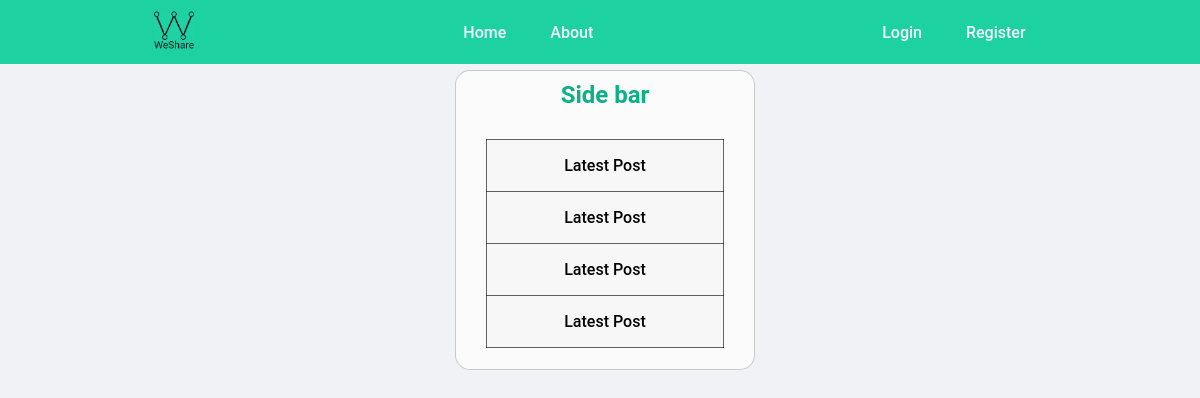
/home, run on an earlier commit of the app's database.
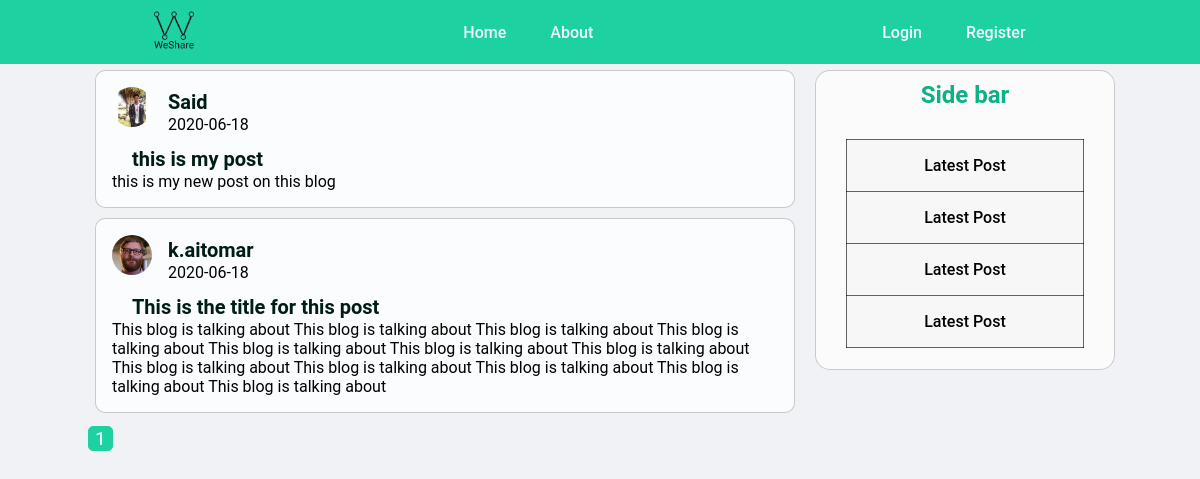
And on a later commit of the database.
### blogapp/models.py (models this page shows, shortened)
class Post(db.Model):
    id = db.Column(db.Integer, primary_key=True)
    title = db.Column(db.String(100), nullable=False)
    date_posted = db.Column(db.DateTime, nullable=False, default=datetime.utcnow)
    content = db.Column(db.Text, nullable=False)
    user_id = db.Column(db.Integer, db.ForeignKey('user.id'), nullable=False)

class User(db.Model, UserMixin):
    id = db.Column(db.Integer, primary_key=True)
    username = db.Column(db.String(20), unique=True, nullable=False)
    email = db.Column(db.String(120), unique=True, nullable=False)
    image_file = db.Column(db.String(20), nullable=False, default='default.jpg')
    password = db.Column(db.String(60), nullable=False)
    posts = db.relationship('Post', backref='author', lazy=True)

### blogapp/main/routes.py (the view)
@main.route('/')
@main.route('/home')
def home():
    page = request.args.get('page', 1, type=int)
    posts = Post.query.order_by(Post.date_posted.desc()).paginate(page=page, per_page=7)
    return  render_template('home.html' , posts = posts)

### blogapp/templates/home.html
{% extends 'layout.html' %}
{%block content%}
    {% for post in posts.items %}
        <article class="blog-post-info">
            <img src="{{ url_for('static' , filename='profil_pics/'+ post.author.image_file) }}" alt="">
            <div class="blog-post-authour">
                <h1><a href="{{ url_for('users.user_posts', username=post.author.username) }}">{{ post.author.username }}</a></h1>
            </div>
            <div class="blog-post-date">
                <p>{{ post.date_posted.strftime('%Y-%m-%d') }}</p>
            </div>
            <div class="post-infos">
                <div>
                    <h2> <a href="{{ url_for('posts.post' , post_id=post.id) }}" class="single-post-title"> {{ post.title }}</a></h2>
                </div>
                <div class="blog-post-content">
                    <p>{{ post.content }}</p>
                </div>
            </div>
        </article>
    {% endfor %}
    {% for page_num in posts.iter_pages(left_edge=1, right_edge=1, left_current=1, right_current=2) %}
        {% if page_num %}
            {% if posts.page == page_num %}
                <a class="page-num-active" href="{{ url_for('main.home', page=page_num) }}">{{ page_num }}</a>
            {% else %}
                <a class="page-num" href="{{ url_for('main.home', page=page_num) }}">{{ page_num }}</a>
            {% endif %}
        {% else %}
        ...
        {% endif %}
    {% endfor %}
{%endblock content%}

What changed in the data, as far as the page shows it:
added Post: image_file (picture), author.username "Said", date_posted "2020-06-18", title "this is my post", content "this is my new post on this blog"
added Post: image_file (picture), author.username "k.aitomar", date_posted "2020-06-18", title "This is the title for this post", content "This blog is talking about This blog is talking about This blog is talking about This blog is talking about This blog is talking about This blog is talking about This blog is talking about This blog is talking about This blog is talking about This blog is talking about This blog is talking about This blog is talking about"
Also different on the page:
new list line: "1"
